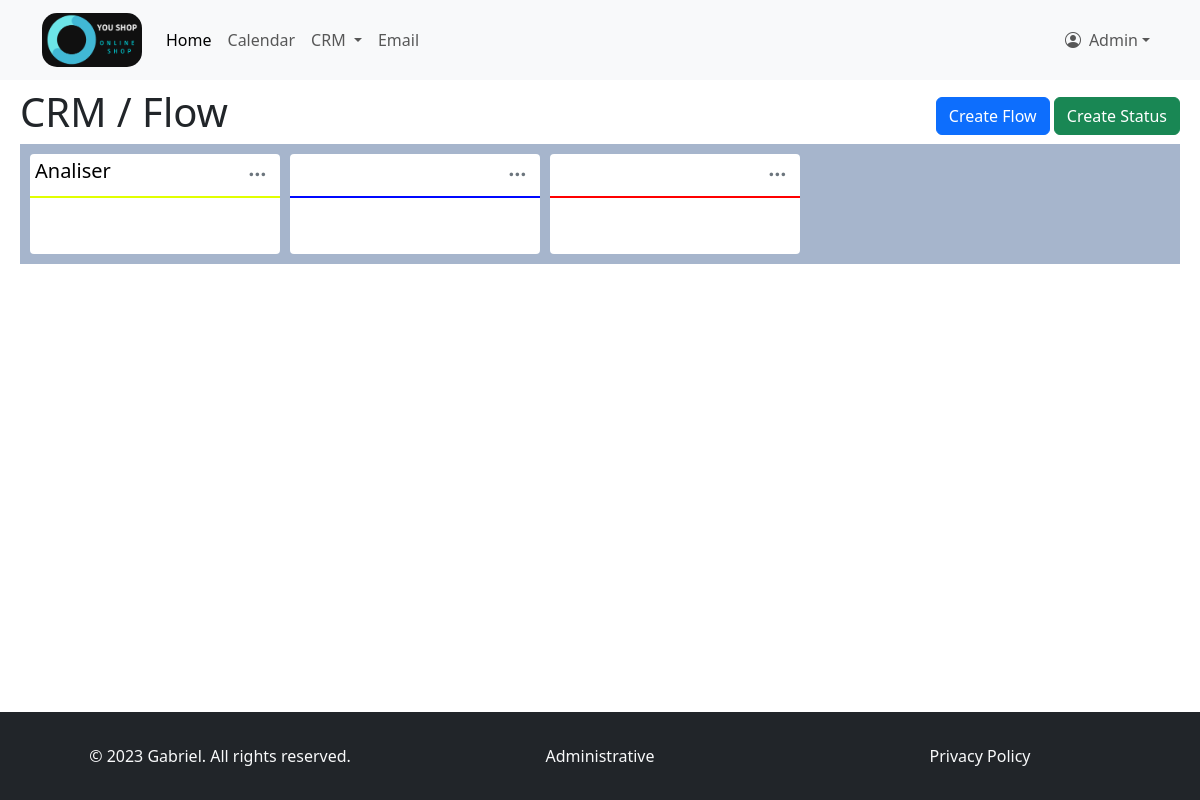
The app's page /crm/flow/ (signed in), older data.
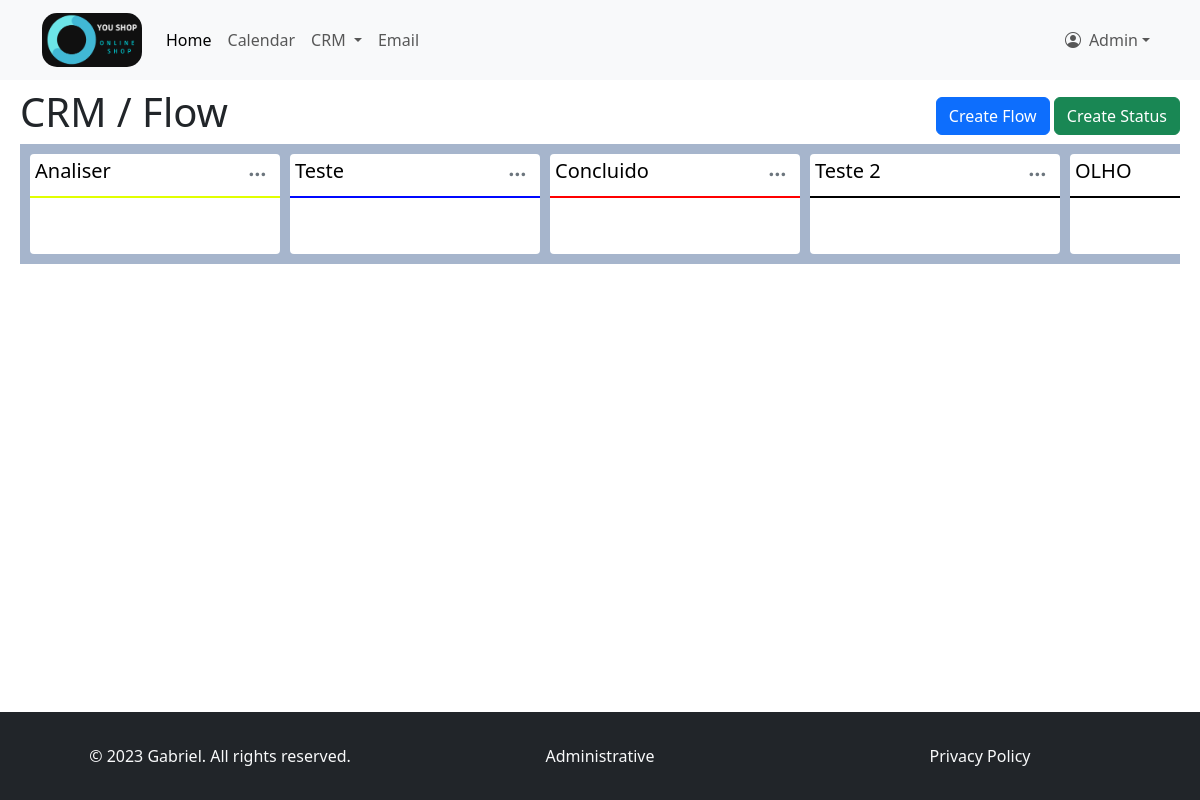
The same page, newer data.
### crm/models.py (models this page shows, shortened)
class Status(models.Model):
    title = models.CharField(max_length=50)
    description = models.CharField(max_length=500, verbose_name="Description")
    title_color = models.CharField(max_length=7, default='#fff', help_text='Enter a hex color code for the title')
    text_color = models.CharField(max_length=7, default='#000000', help_text='Enter a hex color code for the text')

### crm/views.py (the view)
# urls.py: path('flow/', views.flow, name='flow'),
@login_required
def flow(request):
    status = Status.objects.all()
    return render(request, 'flow.html', {'status_list': status})

### templates/flow.html (shortened to what this page needs)
{% extends 'index.html' %}
{% block content %}
    <div class="container-fluid">
        <div class="d-flex justify-content-between align-items-center">
            <h1>CRM / Flow</h1>
            <div>
                <a href="{% url 'addcamp' %}" class="btn btn-primary text-decoration-none"><span>Create Flow</span></a>
                <a href="{% url 'add_status' %}" class="btn btn-success text-decoration-none"><span>Create Status</span></a>
            </div>
        </div>
        <div class="kanban-board">
            {% for Status in status_list %}
                <div class="column" >
                    <div class="column-title" style="border-bottom: {{ Status.title_color }} solid 2px;">
                        <h5 style="color: {{ Status.text_color }}">{{ Status.title }}</h5>
                        <a href="#"><i class="bi bi-three-dots m-2 column-btn" aria-hidden="true"></i></a>
                    </div>
                </div>
            {% endfor %}
        </div>
    </div>
{% endblock %}

### templates/index.html (shortened to what this page needs)
{% load static %}
<!DOCTYPE html>
<html class="h-100" lang="pt-br">
<head>
        <link rel="stylesheet" href="{% static 'css/style.css' %}">
        <link rel="stylesheet" href="{% static 'css/bootstrap.min.css' %}">
        <link rel="stylesheet" href="{% static 'css/bootstrap-icons.min.css' %}">
        <link href="https://cdn.jsdelivr.net/npm/bootstrap@5.3.2/dist/css/bootstrap.min.css" rel="stylesheet">
</head>
<body class="d-flex flex-column h-100">
        {% block nav %}
          <nav class="navbar navbar-expand-lg bg-body-tertiary">
            <div class="container">
                <a class="navbar-brand" href="{% url 'home' %}"><img class="logo-navbar" src="{% static 'image/logo_dark_h.png' %}"></a>
                {% block nav-cont %}
                    {% if user.is_authenticated %}
                        <div class="collapse navbar-collapse" id="navbarSupportedContent">
                          <ul class="navbar-nav me-auto mb-2 mb-lg-0">
                            <li class="nav-item">
                              <a class="nav-link active" aria-current="page" href="#">Home</a>
                            </li>
                            <li class="nav-item">
                              <a class="nav-link" href="#">Calendar</a>
                            </li>
                            <li class="nav-item dropdown">
                              <a class="nav-link dropdown-toggle" href="#" role="button" data-bs-toggle="dropdown" aria-expanded="false">
                                CRM
                              </a>
                            </li>
                            <li class="nav-item">
                              <a class="nav-link" href="#">Email</a>
                            </li>
                          </ul>
                        <ul class="navbar-nav">
                            <li class="nav-item dropdown">
                              <a class="nav-link dropdown-toggle d-flex align-items-center" href="#" id="navbarDropdownMenuUser" role="button" data-bs-toggle="dropdown" aria-haspopup="true" aria-expanded="false">
                                  <i class="bi-person-circle m-2" aria-hidden="true"></i>
                                  {% if user.is_authenticated %}
                                    <spam id="username">{{ user.username }}</spam>
                                  {% else %}
                                      <spam id="username">User</spam>
                                  {% endif %}
                              </a>
                            </li>
                        </ul>
                        </div>
                    {% endif %}
                {% endblock %}
            </div>
          </nav>
        {% endblock %}
        <div class="container-fluid p-2">
        {% block content %}{% endblock %}
        </div>
        {% block footer %}
            <footer class="footer mt-auto py-3 bg-dark text-muted bg-light p-3">
                <div class="container">
                    <div class="row py-3">
                        <div class="col-12 col-md-4 text-center text-light text-md-left">
                            &copy; 2023 Gabriel. All rights reserved.
                        </div>
                        <div class="col-12 col-md-4 text-center text-light">
                            Administrative
                        </div>
                        <div class="col-12 col-md-4 text-center text-md-right">
                            <a href="#" class="text-decoration-none text-light">Privacy Policy </a>
                        </div>
                    </div>
                </div>
            </footer>
        {% endblock %}
</body>
</html>

### static/css/style.css (style rules this page uses)
.logo-navbar { width: 100px; border-radius: 15px; }
.kanban-board { display: flex; padding: 5px; overflow-x: auto; background: #a6b5cc; }
.column { width: 250px; min-width: 250px; height: 100px; background: #fff; margin: 5px; margin-right: 5px; flex-shrink: 0; border-radius: 4px; }
.column-title { display: flex; justify-content: space-between; align-items: center; padding: 5px; }
.column-title h5 { color: #000000; }
.column-btn { font-size: 1.2rem; color: #6c757d; }

Row changes from the older to the newer data that the page shows:
changed Status: text_color "#ffffff" → "#000000" (drawn); title (not shown) → "Teste"
changed Status: text_color "#ffffff" → "#000000" (drawn); title (not shown) → "Concluido"
added Status: title "Teste 2"
added Status: title "OLHO"
